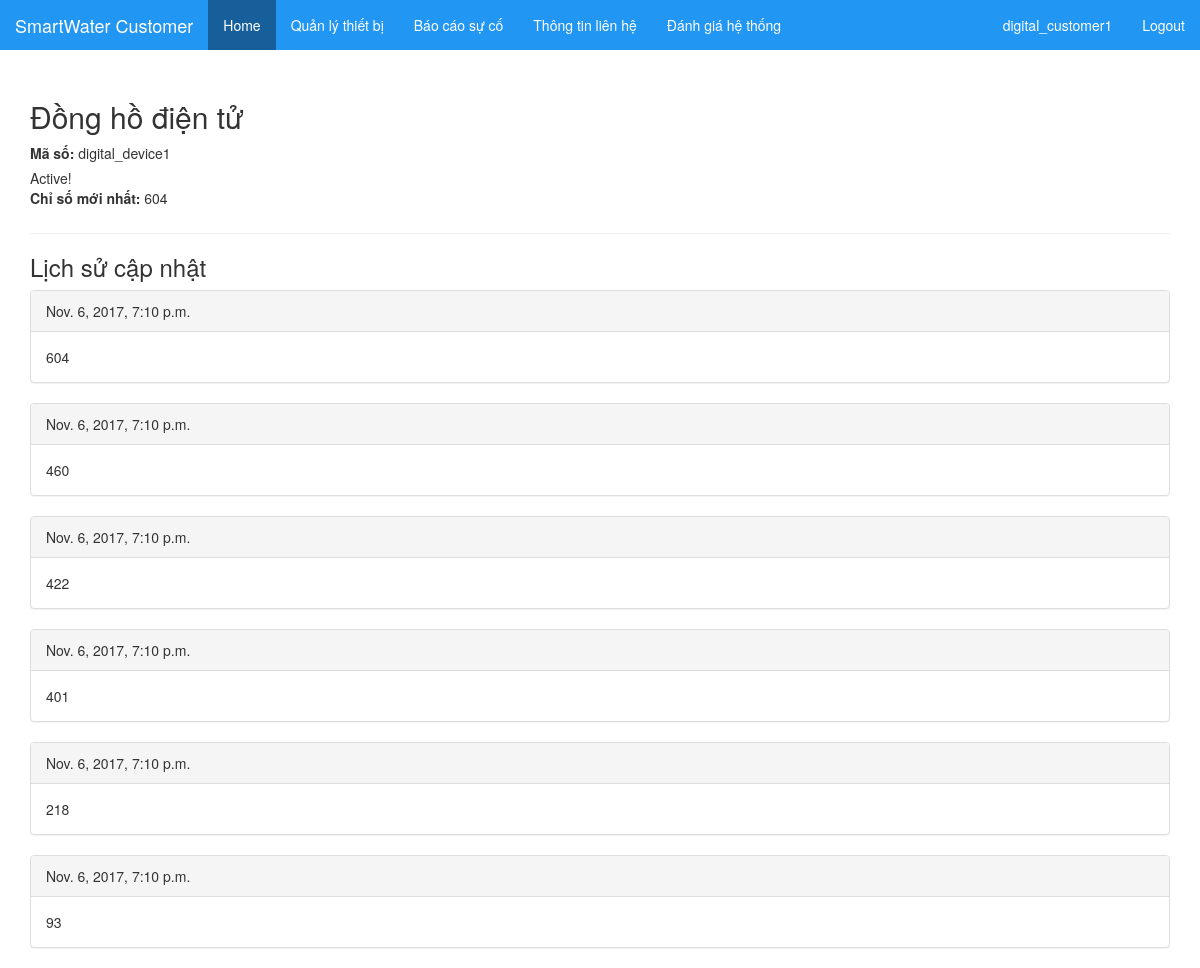
The page /customer/device_info/digital/digital_device1 (signed in) on the database as committed earlier.
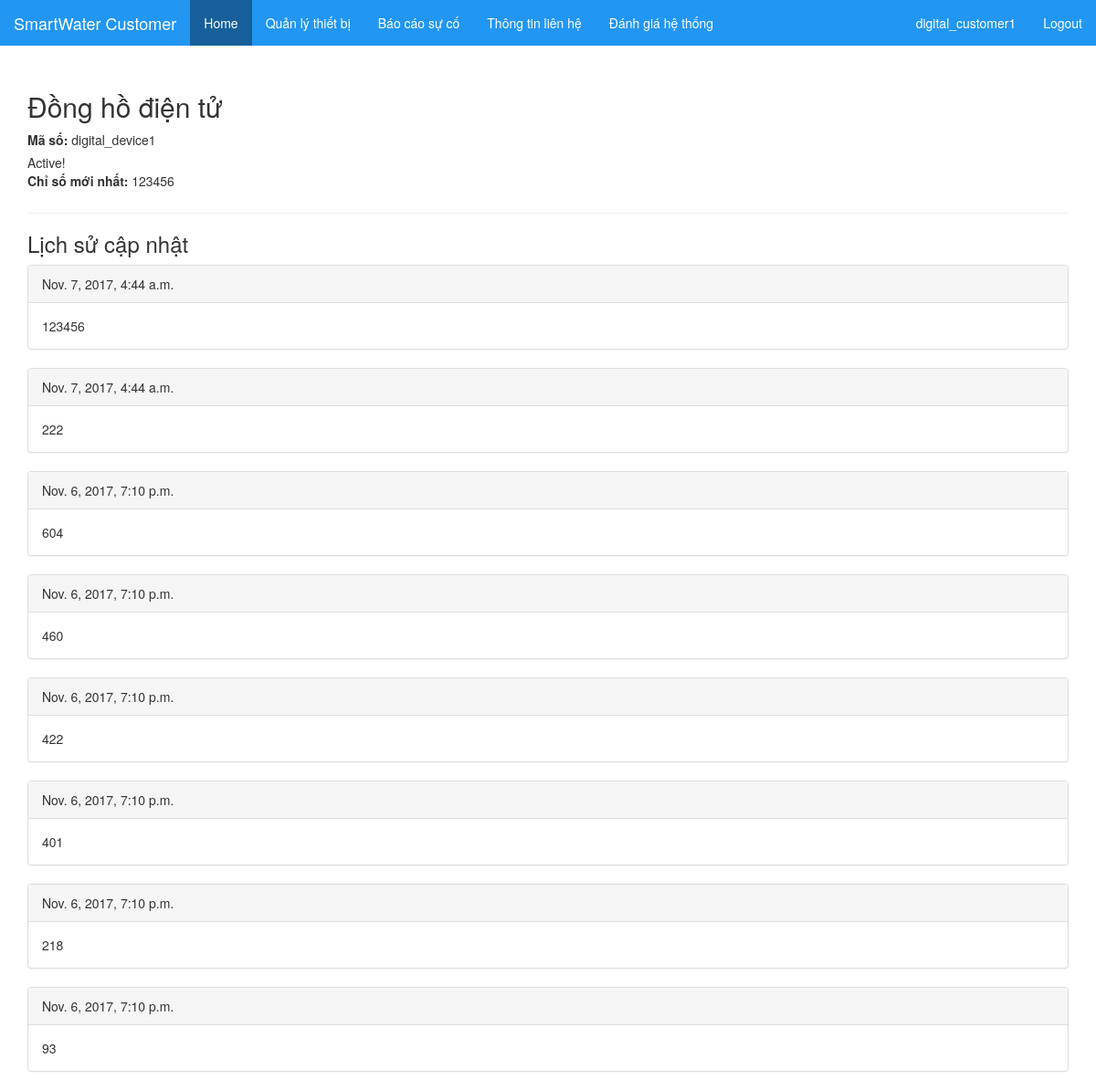
The same page on the database as committed later.
### sysauth/models.py (models this page shows, shortened)
class User(AbstractUser):
    is_customer = models.BooleanField(default=False,blank=True)
    is_water_company_staff = models.BooleanField(default=False,blank=True)
    is_water_department_staff = models.BooleanField(default=False,blank=True)

### main/models.py (models this page shows, shortened)
class WaterDeviceMixin:
    def last_value(self):
        last_collect = self.collects.order_by('-created_at')
        return last_collect[0].value if len(last_collect) > 0 else self.begin_value

class DigitalWaterDevice(models.Model,WaterDeviceMixin):
    customer = models.ForeignKey(Customer,related_name='digital_water_devices')
    token = models.CharField(default='',max_length = 255)
    active = models.BooleanField(default=False)
    begin_value = models.IntegerField(default=0)
    begin_month = models.IntegerField(choices=MONTHS,default=1)
    begin_year = models.IntegerField(default=1)

class DigitalWaterDeviceCollect(models.Model):
    year = models.IntegerField(default=1)
    month = models.IntegerField(default=1,choices=MONTHS)
    created_at = models.DateTimeField(auto_now_add=True)
    updated_at = models.DateTimeField(auto_now=True)
    device = models.ForeignKey(DigitalWaterDevice,related_name='collects')
    value = models.IntegerField(default=0)

### customer/views.py (the view)
# urls.py: url(r'^device_info/(?P<device_type>\w+)/(?P<device_token>\w+)',device_info,name='device_info'),
def device_info(request, device_type=None, device_token=None):
    if not request.user.is_authenticated() or not request.user.is_customer:
        return HttpResponse('Chi danh cho Customer')
    device = None
    print(device_type)
    print(device_token)
    if device_type == 'digital':
        device = get_object_or_404(DigitalWaterDevice, token=device_token)
    elif device_type == 'mechanics':
        device = get_object_or_404(MechanicsWaterDevice, token=device_token)
    collects = None
    if device is not None:
        collects = device.collects.all().order_by('-year', '-month', '-created_at')
    return render(request, 'customer/device_info.html', {
        'device_type': device_type,
        'device': device,
        'collects': collects
    })

### customer/templates/customer/device_info.html (shortened to what this page needs)
{% extends 'customer/customer_base.html' %}
{% block content %}
<div class="container">
  <div>
    <h2>
      {% if device_type == 'digital' %}
      Đồng hồ điện tử
      {% else %}
      Đồng hồ cơ
      {% endif %}
    </h2>
    <div>
      <label>Mã số: </label>
      {{device.token}}
    </div>
    <div>
      {% if device.active %}
        Active!
      {% else %}
        Not Active!
      {% endif %}
    </div>
    <div>
      <label>Chỉ số mới nhất: </label>
      {{device.last_value}}
    </div>
  </div>
  <hr />
  <div>
    <h3>Lịch sử cập nhật</h3>
    <div>
      {% for info in collects %}
        <div class="panel panel-default">
          <div class="panel-heading">
            <span>{{info.created_at}}</span>
          </div>
          <div class="panel-body">
            <span>
              {{info.value}}
            </span>
          </div>
        </div>
      {% empty %}
        Empty
      {% endfor %}
    </div>
  </div>
</div>
{% endblock %}

### customer/templates/customer/customer_base.html
{% extends 'main/base.html' %}
{% block header %}
  {% include 'customer/customer_header.html' %}
{% endblock %}

### main/templates/main/base.html (shortened to what this page needs)
<!DOCTYPE html>
<html>
  <head>
    {% block css %}
      <link rel="stylesheet" href="https://maxcdn.bootstrapcdn.com/bootstrap/3.3.7/css/bootstrap.min.css">
      <link rel="stylesheet" href="/static/main/css/base.css">
      <link rel="stylesheet" href="/static/main/css/header.css">
      <link rel="stylesheet" href="/static/main/css/footer.css">
    {% endblock %}
  </head>
  <body>
    {% block header %}{% endblock %}
    <div class="content">
      {% block content %}{% endblock %}
    </div>
  </body>
</html>

### customer/templates/customer/customer_header.html
{% extends 'main/header.html' %}
{% block brand %}
  SmartWater Customer
{% endblock %}
{% block navbar_1 %}
  <li>
    <a href="/customer/device_management">Quản lý thiết bị</a>
  </li>
  <li>
    <a href="/customer/issue_message">Báo cáo sự cố</a>
  </li>
  <li>
    <a href="/customer/contact">Thông tin liên hệ</a>
  </li>
  <li>
    <a href="/customer/rate">Đánh giá hệ thống</a>
  </li>
{% endblock %}

### main/templates/main/header.html (shortened to what this page needs)
<div class="header">
  <nav class="navbar navbar-inverse navbar-fixed-top">
    <div class="container-fluid">
      <div class="navbar-header">
        <a class="navbar-brand" href="/">
          {% block brand %}{% endblock %}
        </a>
      </div>
      <div class="collapse navbar-collapse" id="myNavbar">
        <ul class="nav navbar-nav">
          {% block navbar %}
          <li class="active"><a href="/">Home</a></li>
          {% block navbar_1 %}{% endblock %} {% endblock %}
        </ul>
        {% if request.user.is_authenticated %}
        <ul class="nav navbar-nav navbar-right">
          <p class="navbar-text">
            {{ request.user.username}}
          </p>
          <li>
            <a href="/auth/logout">Logout</a>
          </li>
        </ul>
        {% endif %}
      </div>
    </div>
  </nav>
</div>

### main/static/main/css/base.css (style rules this page uses)
.content { margin-top: 80px; }

### main/static/main/css/header.css (style rules this page uses)
.header { background: #2196F3;; color: white;; }
.header .navbar { background: #2196F3;; border: none; }
.header .navbar .navbar-header { color: white; }
.header .navbar .navbar-header a { color: white; }
.header .navbar ul li a { color: white; }
.header .navbar ul li.active a { background: #165f9a; }
.header .navbar-text { color: white; }

Rows that differ between the two databases and show on the page:
computed for DigitalWaterDevice "digital_device1": last_value "604" → "123456"
added DigitalWaterDeviceCollect: created_at "Nov. 7, 2017, 4:44 a.m.", value "123456"
added DigitalWaterDeviceCollect: created_at "Nov. 7, 2017, 4:44 a.m.", value "222"
